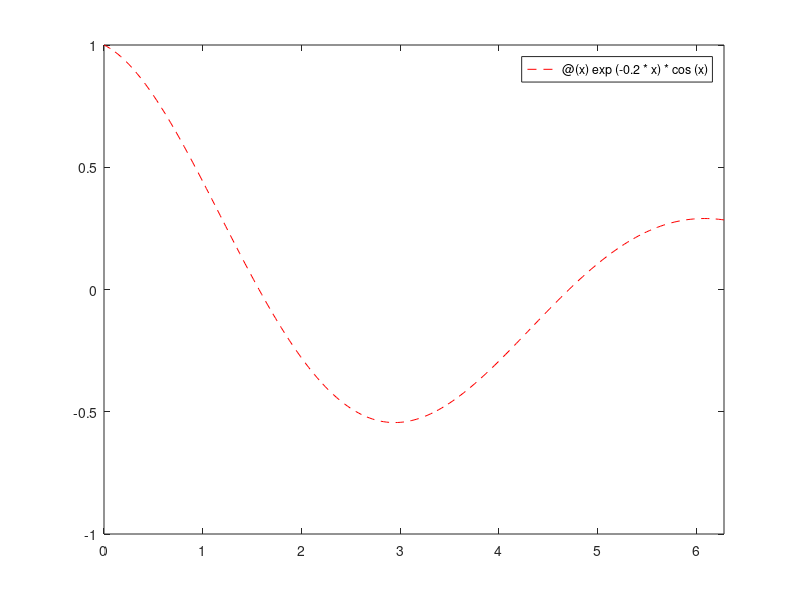

This figure's MATLAB source:
function dampedOsc2()
    % we define an anonymous function using the special notation
    % "@(x) ...some expression that involves x..."
    % This is given as first argument to fplot. See "doc fplot"
    fplot(@(x) exp(-0.2*x)*cos(x), [0, 2*pi], 'r--')
end